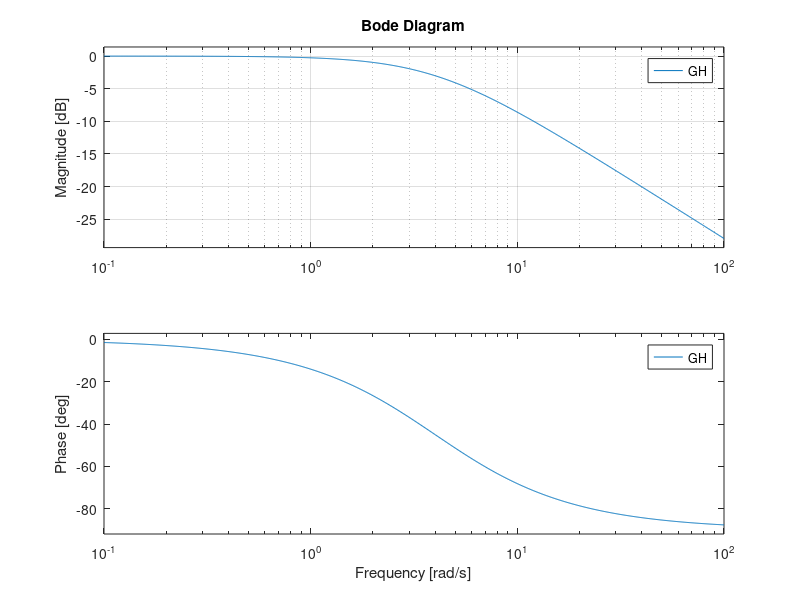

Recreate this plot in MATLAB.
clear all;
clc;

%Type 0 system where n-m = 1%

N = [1];
D = conv([0.25 1], [1]);

GH = tf(N, D);


figure;
subplot(2,2,1);
rlocus(GH);

subplot(2,2,3);
nyquist(GH);
axis([-10 10 -10 10])
grid;

% Margins
[Gm,Pm,Wgm,Wpm] = margin(GH)

subplot(1,2,2, 'replace');
bode(GH);
grid;
